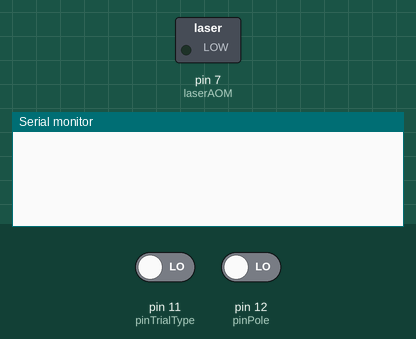
A sketch run on a simulated Arduino Leonardo, built with avr-gcc and run on an emulated ATmega32U4. Parts: switched loads named in the sketch (green lamp = pin HIGH), the last lines printed to the serial monitor. Inputs (shaded band) come from the test bench; at power-on: pin 11 (pinTrialType) LOW, pin 12 (pinPole) LOW.

Above: at 1.2 s.
1.3 s: pin 11 (pinTrialType) driven HIGH
At 2.4 s:
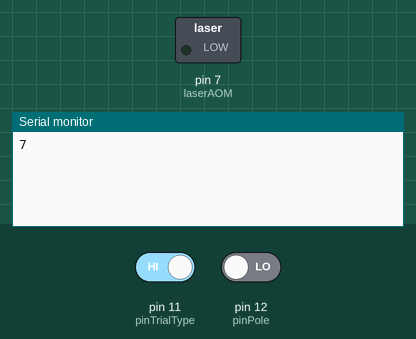
2.8 s: pin 12 (pinPole) driven HIGH
At 3.3 s:
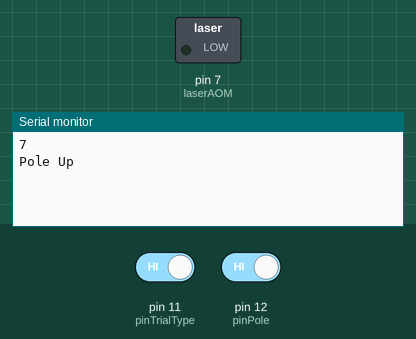
4.3 s: pin 12 (pinPole) driven LOW
At 4.37 s:
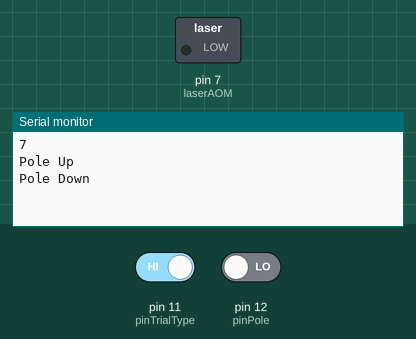

Measured:
- after the input at 1.3 s, the serial monitor: prints a new line after 0.07 s (image 1)
- after the input at 2.8 s, the serial monitor: prints a new line at once (image 2)
- after the input at 4.3 s, the serial monitor: prints a new line at once (image 3)

The sketch:

rtwt_exptest2.ino
```cpp
#include <Math.h>

const float thetaThresholdGo = -5; // -17 for AH0527
const float thetaThresholdNoGo = -34; // -34 for AH0527
const int poletime = 200; // in millisecond. Should be 1000 times of poleRetractionTime on the behavior control dialogue

const int bittm = 10200; // in microsecond. Should be same as the bittm in make_and_upload_state_matrix
const int gaptm = 10200; // in microsecond. Should be same as the gaptm in make_and_upload_state_matrix
const int numbits = 3; // number of bits to express trial type. Should be 1 less than numtypes in make_and_upload_state_matrix

const int pinTrialType = 11;
int pulseTrialType;
const int pinPole = 12;
int inputPole;
int poleUp = 0; // if pole is up, 1.
const int laserAOM = 7;
const int delayinmilli = 4;
int lightdur = 2;
int flag = 0; // 1 for laser ON, 0 for laser OFF
int state = 0; // state of trial type bitcode arrival
int bitcode[numbits]; // bitcode for the trial type
int trialType = 0; // 1 & 2 are normal, go & nogo, respectively. 3 & 4 are those for protraction, 5 & 6 for retraction

int protraction; // 1 for protraction, 0 for retraction
float thetaThreshold;
float Angle;
float temp;
char buf[5];
const int numArray = 5;
float thetaArray[numArray];
float thetaDiff[numArray-1];
int i;

unsigned long start_t = 0;
unsigned long end_t = 0;
unsigned long loop_start_t = 0;
unsigned long loop_end_t = 0;
unsigned long loop_elapsed_t = 0;
unsigned long elapsed_t = 0;


void setup() {
  // put your setup code here, to run once:
pinMode(pinTrialType, INPUT);
pinMode(pinPole, INPUT);
pinMode(laserAOM, OUTPUT);

Serial.begin(115200); // Opens serial port 0, sets data rate to 115,200 bps
Serial1.begin(250000); // Opens serial port 1 (19), sets data rate to 250,000 bps
}

void loop() {
  // put your main code here, to run repeatedly:

  pulseTrialType = digitalRead(pinTrialType);
  if (pulseTrialType == HIGH) {
    state = 1;
    delayMicroseconds(bittm);
  }

  if (state == 1) {
    for (i = 0; i < numbits; i++) {
      delayMicroseconds(gaptm);
      pulseTrialType = digitalRead(pinTrialType);
      if (pulseTrialType == HIGH) {
        bitcode[i] = 1;
//        Serial.println("1");
      } else {
        bitcode[i] = 0;
//        Serial.println("0");
      }
      delayMicroseconds(bittm);
    }

    for (i = 0; i < numbits; i = i + 1) {
        trialType += bitcode[i] * (pow(2, i) + 0.1);
    }
    Serial.println(trialType);
//    if ((trialType == 3) || (trialType == 4) || (trialType == 5) || (trialType == 6)) { // real time stimulation trials
      if (trialType <5) { // protraction trials
        protraction = 1;
      } else { // retraction trials
        protraction = 0;
      }

      if ((trialType % 2) == 1) { // go trials
        thetaThreshold = thetaThresholdGo;
      } else { // no-go trials
        thetaThreshold = thetaThresholdNoGo;
      }

      while(poleUp == 0) {
        inputPole = digitalRead(pinPole);
        if (inputPole == HIGH) {
          poleUp = 1;
          Serial.println("Pole Up");
          delay(poletime);
        }
      }

      while(poleUp == 1) {
        inputPole = digitalRead(pinPole);
        if (inputPole == LOW) {
          poleUp = 0;
          Serial.println("Pole Down");
          state = 0;
        }
        if (Serial1.available()>4) {
       // If serial buffer has 5 or more bytes then read 5 bytes
          Serial1.readBytes(buf, 5);
          if(buf[0]>0) {
          // If whisker found, compute whisker angle
          // Convert receive data to fixed point signed number (16 bit word length and 8 bit integer length)
            Angle = (float)buf[1] + (float)((unsigned char)buf[2])/255;
            if (Angle > 90) {
              temp = Angle - 256;
              Angle = temp;
            }
            Serial.println(Angle);


            for ( i = 0; i < numArray-1; i++){
              thetaArray[i] = thetaArray[i+1];
            }
            thetaArray[numArray-1] = Angle;
            for (i = 0; i < numArray-2; i++) {
              thetaDiff[i] = thetaArray[i+1] - thetaArray[i];
            }
            if (protraction == 1) {
              if ((thetaDiff[0] <= 0) && (thetaDiff[1] <= 0) && (thetaDiff[2] <= 0) && (thetaDiff[3] <= 0) && (thetaArray[numArray-2] > thetaThreshold) && (thetaArray[numArray-1] <= thetaThreshold)) {
                delay(delayinmilli);
                digitalWrite(laserAOM, HIGH);
                Serial.println("laser");
                delay(lightdur);
                digitalWrite(laserAOM, LOW);
              }
            } else {
              if ((thetaDiff[0] >= 0) && (thetaDiff[1] >= 0) && (thetaDiff[2] >= 0) && (thetaDiff[3] >= 0) && (thetaArray[numArray-2] < thetaThreshold) && (thetaArray[numArray-1] >= thetaThreshold)) {
                delay(delayinmilli);
                digitalWrite(laserAOM, HIGH);
                Serial.println("laser");
                delay(lightdur);
                digitalWrite(laserAOM, LOW);
              }
            }
          }
        } // end of if (Serial1.available()>4)
      } // end of while(poleUp == 1)
//    } // end of if ((trialType == 3) || (trialType == 4) || (trialType == 5) || (trialType == 6))
  } // end of if (state == 1)
  state = 0;
  trialType = 0;
  poleUp = 0;

}
```
